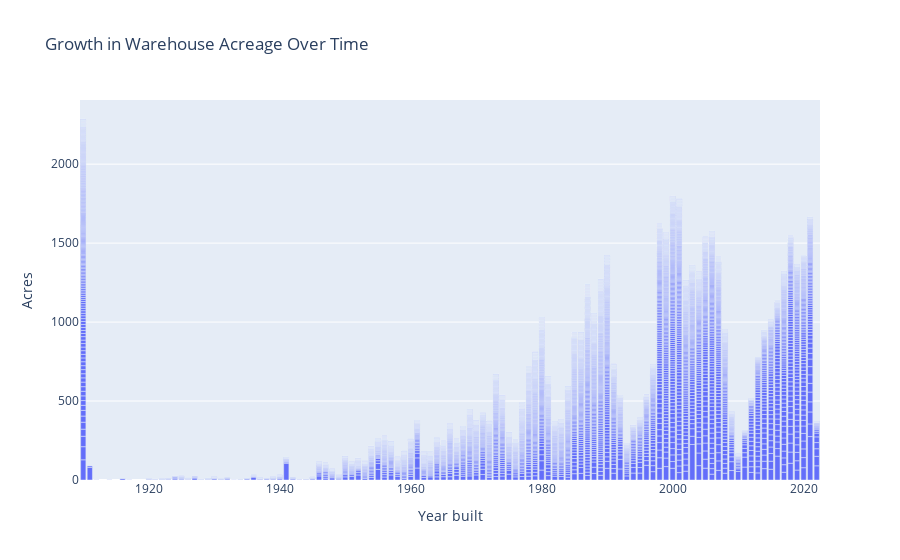

Notebook code for this chart:
### Code cell
#trying to use plotly to show how the the acreage per warehouse has increased over time
fig = px.bar(wh_new,
             x='Year built',
             y='Acres',
             title ='Growth in Warehouse Acreage Over Time'
            )
fig.show()

### Figure 1 — Plotly figure (JSON) as saved in the notebook; plotly's stock layout.template omitted (floating-point values rounded to 4 significant figures; data arrays with more than 128 entries replaced by an {"elided": "..."} marker saying what was removed)
{"data": [{"alignmentgroup": "True", "hovertemplate": "Year built=%{x}<br>Acres=%{y}<extra></extra>", "legendgroup": "", "marker": {"color": "#636efa", "pattern": {"shape": ""}}, "name": "", "offsetgroup": "", "orientation": "v", "showlegend": false, "textposition": "auto", "type": "bar", "x": {"elided": "9467 int values"}, "xaxis": "x", "y": {"elided": "9467 int values"}, "yaxis": "y"}], "layout": {"autosize": true, "barmode": "relative", "legend": {"tracegroupgap": 0}, "title": {"text": "Growth in Warehouse Acreage Over Time"}, "xaxis": {"anchor": "y", "autorange": true, "domain": [0, 1], "range": [1910.0, 2022.0], "title": {"text": "Year built"}, "type": "linear"}, "yaxis": {"anchor": "x", "autorange": true, "domain": [0, 1], "range": [0, 2406.0], "title": {"text": "Acres"}, "type": "linear"}}}
